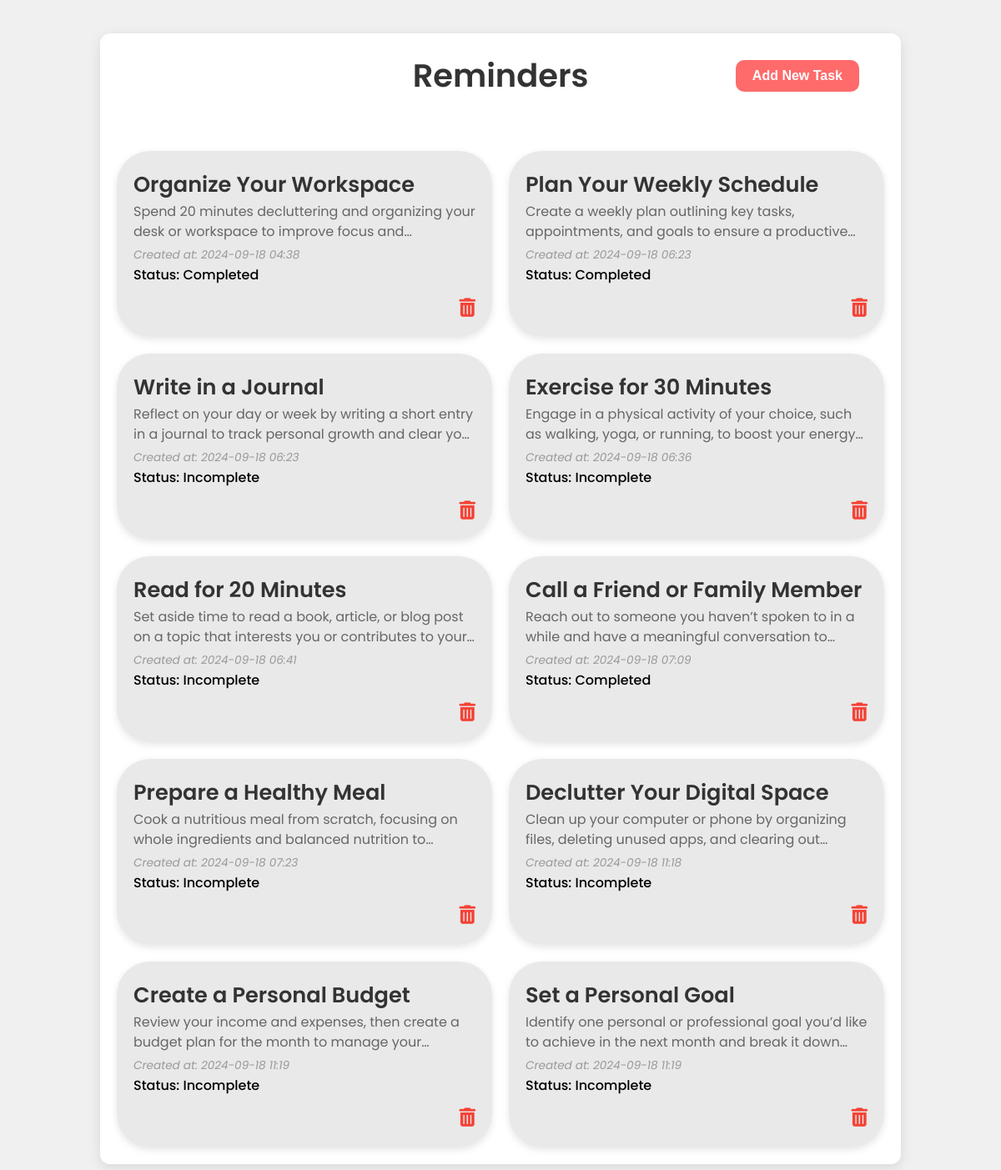
Before: / with the older database file.
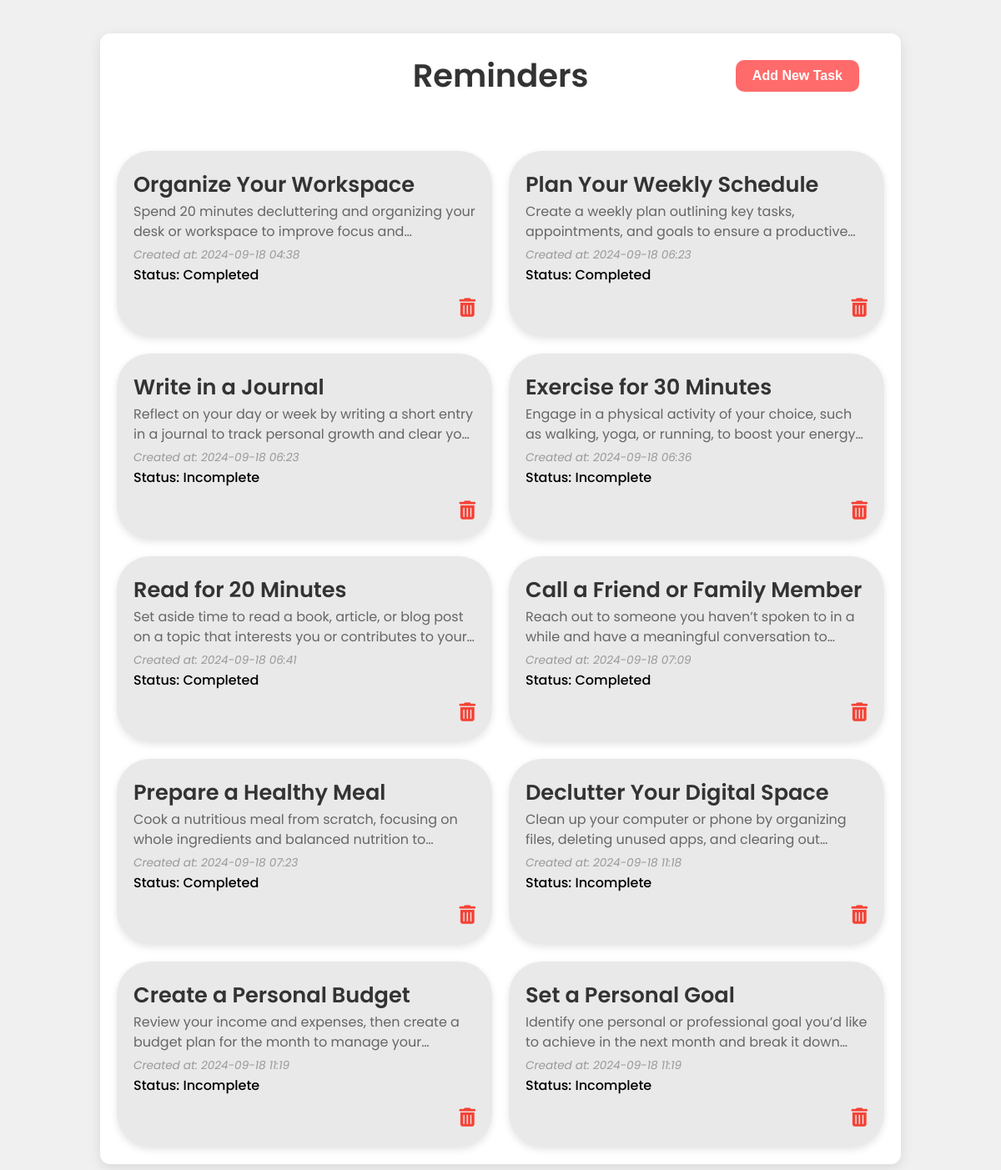
After: the same page with the newer database file.
### todos/models.py (models this page shows, shortened)
class Todo(models.Model):
    title = models.CharField(max_length=255, null=False, blank=False)
    description = models.TextField(null=False, blank=False)
    completed = models.BooleanField(default=False)
    created_at = models.DateTimeField(default=timezone.now)

### todos/views.py (the view)
# urls.py: path('', views.todo_list_view, name='todo_list'),
def todo_list_view(request):
    todos = Todo.objects.all()
    return render(request, 'todos/todo_list.html', {'todos': todos})

### todos/templates/todos/todo_list.html (shortened to what this page needs)
<!DOCTYPE html>
<html lang="en">
<head>
    {% load static %}
    <link rel="stylesheet" href="{% static 'styles.css' %}">
    <link rel="stylesheet" href="https://cdnjs.cloudflare.com/ajax/libs/font-awesome/6.0.0-beta3/css/all.min.css">
</head>
<body>
    <div class="container">
        <a href="{% url 'create_todo_form' %}"><button class="add-task">Add New Task</button></a>
        <h1>Reminders</h1>
        <div class="todo-list">
            {% for todo in todos %}
                <a href="{% url 'update_todo_form' todo.id %}" class="todo-card-link">
                    <div class="todo-card">
                        <div class="task-details">
                            <strong class="task-title">{{ todo.title }}</strong>
                            <p class="description">{{ todo.description }}</p>
                            <em class="task-date">Created at: {{ todo.created_at|date:"Y-m-d H:i" }}</em>
                            <span class="task-status">Status: {{ todo.completed|yesno:"Completed,Incomplete" }}</span>
                        </div>
                        <div class="task-actions">
                            <form action="{% url 'api_delete_todo' todo.id %}" method="POST"
                                  onsubmit="return confirm('Are you sure you want to delete this task?');">
                                <button type="submit" class="delete-btn">
                                    <i class="fas fa-trash-alt delete-icon"></i>
                                </button>
                            </form>
                        </div>
                    </div>
                </a>
            {% endfor %}
        </div>
    </div>
</body>
</html>

### todos/templates/static/styles.css (style rules this page uses)
* { margin: 0; padding: 0; box-sizing: border-box; }
body { font-family: "Poppins", sans-serif; background-color: #f0f0f0; color: #333; line-height: 1.6; }
.container { max-width: 80%; margin: 40px auto; padding: 20px; background-color: #ffffff; border-radius: 12px; box-shadow: 0 4px 15px rgba(0, 0, 0, 0.1); position: relative; }
.add-task { display: flex; align-items: center; justify-content: center; width: auto; background-color: #ff6b6b; color: #fff; border: none; padding: 10px 20px; font-size: 1rem; font-weight: 600; border-radius: 10px; cursor: pointer; transition: background-color 0.3s ease; position: absolute; top: 32px; right: 50px; }
h1 { text-align: center; margin-bottom: 30px; font-size: 2.4rem; font-weight: 600; color: #333; }
.todo-list { margin-top: 60px; display: grid; grid-template-columns: repeat(auto-fill, minmax(300px, 1fr)); gap: 20px; text-align: left; }
.todo-card { background-color: #dfdfdfaf; padding: 20px; border-radius: 40px; box-shadow: 0 3px 8px rgba(0, 0, 0, 0.1); transition: box-shadow 0.3s ease-in-out, transform 0.3s ease-in-out; display: flex; flex-direction: column; text-decoration: none; justify-content: space-between; height: 100%; cursor: pointer; }
.task-title { font-size: 1.6rem; font-weight: 600; color: #333; margin-bottom: 10px; }
.task-details { flex-grow: 1; }
.description { display: -webkit-box; -webkit-line-clamp: 2; -webkit-box-orient: vertical; text-decoration: none; overflow: hidden; text-overflow: ellipsis; max-height: 4.5em; line-height: 1.5em; color: #666; }
.task-date { font-size: 0.85rem; color: #999; margin-top: 5px; display: block; }
a { text-decoration: none; }
.task-status { font-weight: 500; margin-top: 10px; color: black; }
.task-actions { display: flex; justify-content: flex-end; margin-top: 15px; }
.update-btn, .delete-btn { padding: 8px 20px; font-size: 0.9rem; border-radius: 6px; cursor: pointer; border: none; color: #fff; transition: background-color 0.3s ease; }
.delete-btn { background-color: transparent; border: none; cursor: pointer; color: #f44336; font-size: 0.6rem; padding: 0; transition: color 0.3s ease-in-out; }
.delete-icon { font-size: 1.4rem; }

Changed rows visible on the page:
changed Todo "Read for 20 Minutes": completed "Incomplete" → "Completed"
changed Todo "Prepare a Healthy Meal": completed "Incomplete" → "Completed"
